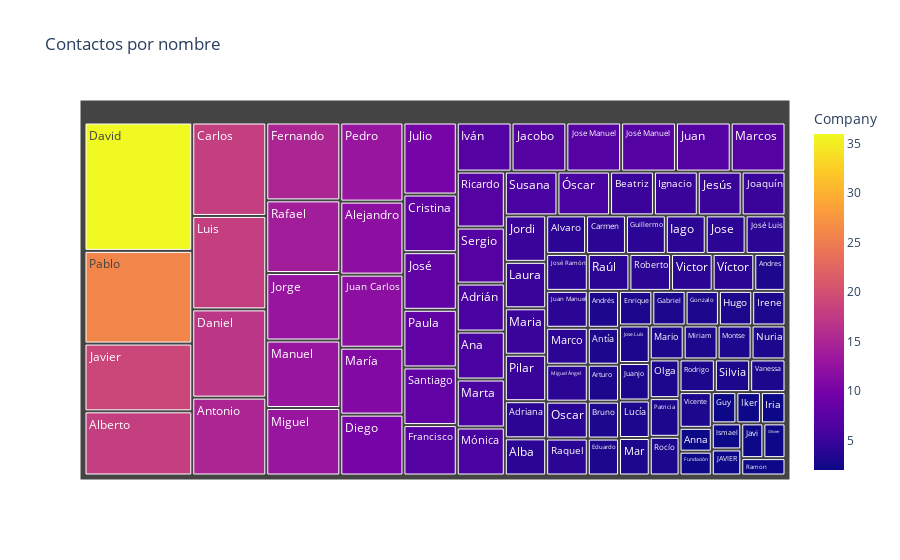

The code cell stored with this chart in its notebook:
### Code cell
#Mostramos un TreeMap con los nombres
fig6 = px.treemap(df_by_Name[:100], path=["First Name"], values="Company", hover_data=["First Name", "Company"], color="Company", labels={"First Name":"Nº de contactos"}, title="Contactos por nombre")
fig6.show()

### Figure 1 — Plotly figure (JSON) as saved in the notebook; plotly's stock layout.template omitted (floating-point values rounded to 4 significant figures; data arrays with more than 128 entries replaced by an {"elided": "..."} marker saying what was removed)
{"data": [{"branchvalues": "total", "customdata": {"elided": "100x3 mixed values"}, "domain": {"x": [0, 1], "y": [0, 1]}, "hovertemplate": "labels=%{label}<br>Company_sum=%{value}<br>parent=%{parent}<br>id=%{id}<br>Nº de contactos=%{customdata[0]}<br>Company=%{color}<extra></extra>", "ids": ["Adriana", "Adrián", "Alba", "Alberto", "Alejandro", "Alvaro", "Ana", "Andres", "Andrés", "Anna", "Antonio", "Antía", "Arturo", "Beatriz", "Bruno", "Carlos", "Carmen", "Cristina", "Daniel", "David", "Diego", "Eduardo", "Enrique", "Fernando", "Francisco", "Fundación", "Gabriel", "Gonzalo", "Guillermo", "Guy", "Hugo", "Iago", "Ignacio", "Iker", "Irene", "Iria", "Ismael", "Iván", "JAVIER", "Jacobo", "Javi", "Javier", "Jesús", "Joaquín", "Jordi", "Jorge", "Jose", "Jose Luis", "Jose Manuel", "José", "José Luis", "José Manuel", "José Ramón", "Juan", "Juan Carlos", "Juan Manuel", "Juanjo", "Julio", "Laura", "Lucía", "Luis", "Manuel", "Mar", "Marco", "Marcos", "Maria", "Mario", "Marta", "María", "Miguel", "Miguel Ángel", "Miriam", "Montse", "Mónica", "Nuria", "Olga", "Olivier", "Oscar", "Pablo", "Patricia", "Paula", "Pedro", "Pilar", "Rafael", "Ramon", "Raquel", "Raúl", "Ricardo", "Roberto", "Rocío", "Rodrigo", "Santiago", "Sergio", "Silvia", "Susana", "Vanessa", "Vicente", "Victor", "Víctor", "Óscar"], "labels": ["Adriana", "Adrián", "Alba", "Alberto", "Alejandro", "Alvaro", "Ana", "Andres", "Andrés", "Anna", "Antonio", "Antía", "Arturo", "Beatriz", "Bruno", "Carlos", "Carmen", "Cristina", "Daniel", "David", "Diego", "Eduardo", "Enrique", "Fernando", "Francisco", "Fundación", "Gabriel", "Gonzalo", "Guillermo", "Guy", "Hugo", "Iago", "Ignacio", "Iker", "Irene", "Iria", "Ismael", "Iván", "JAVIER", "Jacobo", "Javi", "Javier", "Jesús", "Joaquín", "Jordi", "Jorge", "Jose", "Jose Luis", "Jose Manuel", "José", "José Luis", "José Manuel", "José Ramón", "Juan", "Juan Carlos", "Juan Manuel", "Juanjo", "Julio", "Laura", "Lucía", "Luis", "Manuel", "Mar", "Marco", "Marcos", "Maria", "Mario", "Marta", "María", "Miguel", "Miguel Ángel", "Miriam", "Montse", "Mónica", "Nuria", "Olga", "Olivier", "Oscar", "Pablo", "Patricia", "Paula", "Pedro", "Pilar", "Rafael", "Ramon", "Raquel", "Raúl", "Ricardo", "Roberto", "Rocío", "Rodrigo", "Santiago", "Sergio", "Silvia", "Susana", "Vanessa", "Vicente", "Victor", "Víctor", "Óscar"], "marker": {"coloraxis": "coloraxis", "colors": [4, 6, 4, 18, 12, 4, 6, 3, 3, 2, 15, 3, 3, 5, 3, 18, 4, 8, 17, 36, 10, 3, 3, 15, 7, 2, 3, 3, 4, 2, 3, 4, 5, 2, 3, 2, 2, 7, 2, 7, 2, 19, 5, 5, 5, 13, 4, 3, 7, 8, 4, 7, 4, 7, 12, 4, 3, 10, 5, 3, 18, 13, 3, 4, 7, 5, 3, 6, 11, 13, 4, 3, 3, 6, 3, 3, 2, 4, 26, 3, 8, 13, 5, 14, 2, 4, 4, 7, 4, 3, 3, 8, 7, 3, 6, 3, 3, 4, 4, 6]}, "name": "", "parents": ["", "", "", "", "", "", "", "", "", "", "", "", "", "", "", "", "", "", "", "", "", "", "", "", "", "", "", "", "", "", "", "", "", "", "", "", "", "", "", "", "", "", "", "", "", "", "", "", "", "", "", "", "", "", "", "", "", "", "", "", "", "", "", "", "", "", "", "", "", "", "", "", "", "", "", "", "", "", "", "", "", "", "", "", "", "", "", "", "", "", "", "", "", "", "", "", "", "", "", ""], "type": "treemap", "values": [4, 6, 4, 18, 12, 4, 6, 3, 3, 2, 15, 3, 3, 5, 3, 18, 4, 8, 17, 36, 10, 3, 3, 15, 7, 2, 3, 3, 4, 2, 3, 4, 5, 2, 3, 2, 2, 7, 2, 7, 2, 19, 5, 5, 5, 13, 4, 3, 7, 8, 4, 7, 4, 7, 12, 4, 3, 10, 5, 3, 18, 13, 3, 4, 7, 5, 3, 6, 11, 13, 4, 3, 3, 6, 3, 3, 2, 4, 26, 3, 8, 13, 5, 14, 2, 4, 4, 7, 4, 3, 3, 8, 7, 3, 6, 3, 3, 4, 4, 6]}], "layout": {"coloraxis": {"colorbar": {"title": {"text": "Company"}}, "colorscale": [[0, "#0d0887"], [0.1111, "#46039f"], [0.2222, "#7201a8"], [0.3333, "#9c179e"], [0.4444, "#bd3786"], [0.5556, "#d8576b"], [0.6667, "#ed7953"], [0.7778, "#fb9f3a"], [0.8889, "#fdca26"], [1, "#f0f921"]]}, "legend": {"tracegroupgap": 0}, "title": {"text": "Contactos por nombre"}}}
